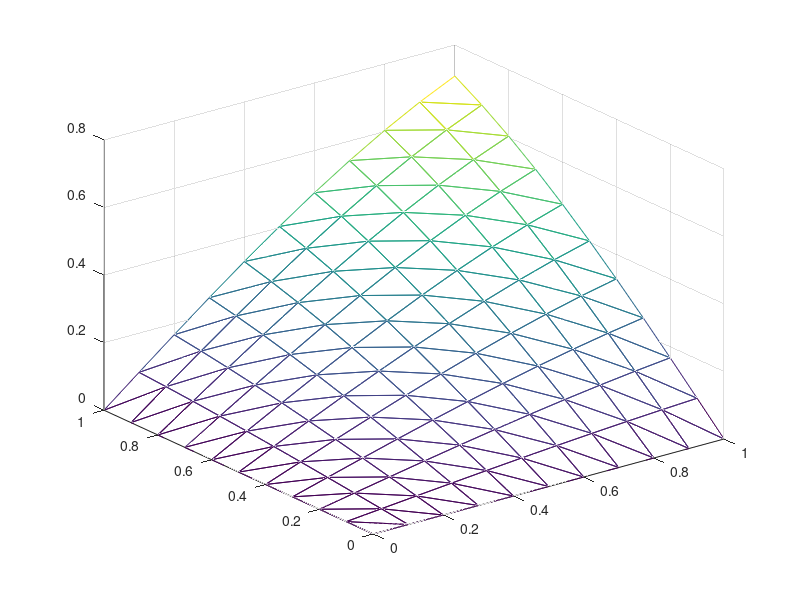

Reproduce this figure in MATLAB.
function shallow2D
  Lx = 1;
  Ly = 1;
  nX = 10;
  nY = 10;
  stepX = Lx/nX;
  stepY = Ly/nY;
  
  % Create mesh
  x = 0:stepX:Lx;
  y = 0:stepY:Ly;
  z = zeros(nX+1,nY+1);
  for i=1:length(x)
    z(i,:) = sin(x(i))*sin(y(:));
  end
  
  % Create mesh for visu
  xT = [];
  yT = [];
  zT = [];
  tri = [];
  k = 1;
  for j=1:length(y)-1
    for i=1:length(x)-1
      xT = [xT;x(i);x(i+1);x(i)];
      yT = [yT;y(j);y(j);y(j+1)];
      zT = [zT;z(i,j); z(i+1,j); z(i,j+1)];
      tri = [tri;k,k+1,k+2];

      xT = [xT;x(i+1);x(i+1);x(i)];
      yT = [yT;y(j);y(j+1);y(j+1)];
      zT = [zT;z(i+1,j); z(i+1,j+1); z(i,j+1)];
      tri = [tri;k+3,k+4,k+5];
      k += 6;
    end
  end

  trimesh(tri, xT,yT,zT);
end
